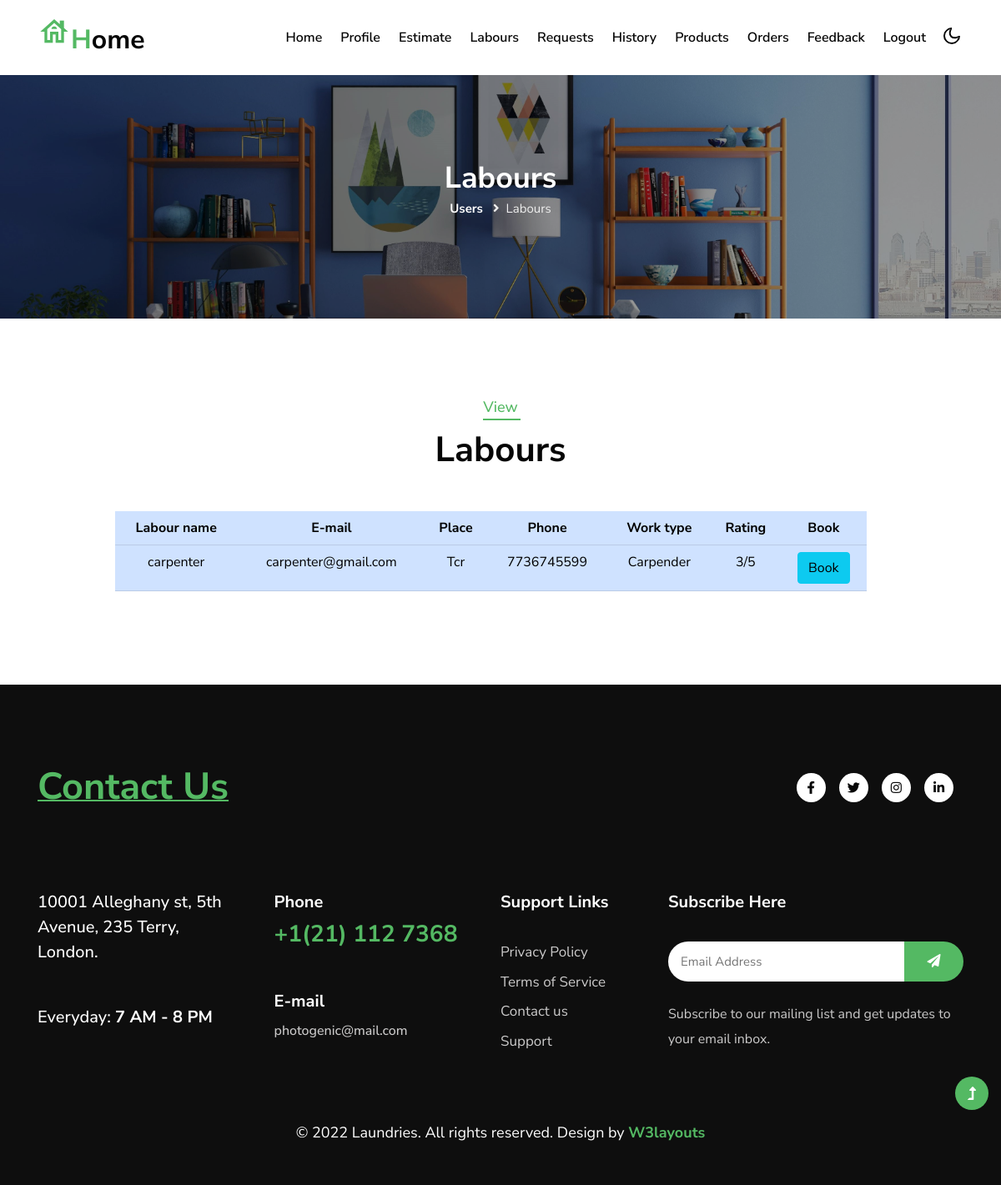
Page /user/user_vw_labours.php on the committed database.
### tables this page shows
CREATE TABLE `labour_reg` (
  `l_id` int(10) NOT NULL,
  `name` varchar(50) DEFAULT NULL,
  `email` varchar(50) DEFAULT NULL,
  `phonenumber` bigint(15) DEFAULT NULL,
  `place` varchar(100) DEFAULT NULL,
  `password` varchar(50) DEFAULT NULL,
  `purpose` varchar(50) DEFAULT NULL,
  `rating` int(10) DEFAULT 0,
  `outof` int(10) DEFAULT 0
);

### user/user_vw_labours.php (the view, shortened to what this page needs)
<?php
include "user_header.php";
$qry = "SELECT * FROM labour_reg ORDER BY(l_id)DESC";
$res = mysqli_query($con,$qry);
?>
    <section class="inner-banner py-5">
        <div class="w3l-breadcrumb py-lg-5">
            <div class="container pt-5 pb-sm-4 pb-2">
                <h4 class="inner-text-title font-weight-bold pt-5">Labours</h4>
                <ul class="breadcrumbs-custom-path">
                    <li><a href="user_home.php">Users</a></li>
                    <li class="active"><i class="fas fa-angle-right mx-2"></i>Labours</li>
                </ul>
            </div>
        </div>
    </section>
        <section class="w3l-w3l-contacts-12 py-5">
        <div class="contact-top py-lg-5 py-md-4 py-2">
            <div class="container">
                <div class="title-main text-center mx-auto mb-md-5 mb-4" style="max-width:500px;">
                <h5 class="sub-title">View</h5>
                    <h3 class="title-style">Labours</h3>
                </div>
                <div class="row d-flex justify-content-center align-items-center w-100">
                    <div class="col-md-10 contacts12-main">
                    <table class="table table-stripd table-primary text-center">
                        <tr>
                            <th>Labour name</th>
                            <th>E-mail</th>
                            <th>Place</th>
                            <th>Phone</th>
                            <th>Work type</th>
                            <th>Rating</th>
                            <th>Book</th>
                        </tr>
                        <?php
                            while($row = mysqli_fetch_array($res))
                            {
                                $cmp_id = $row['l_id'];
                                $qry_for_status = "SELECT * FROM login WHERE uid = $cmp_id AND utype = 'labours' AND status = 'Approved'";
                                $status_res = mysqli_query($con,$qry_for_status);
                                $status = mysqli_fetch_array($status_res);
                                if ($status != NULL)
                                {
                        ?>
                                <tr>
                                    <td><?php echo $row['name'] ?></td>
                                    <td><?php echo $row['email'] ?></td>
                                    <td><?php echo $row['place'] ?></td>
                                    <td><?php echo $row['phonenumber'] ?></td>
                                    <td><?php echo $row['purpose'] ?></td>
                                    <td><?php
                                    if($row['outof'] != 0) {
            echo ($row['rating'] / ($row['outof'] / 5)) ,"/",5;
        } else {
            echo "Not Rated";
        }
    ?>
</td>
                                    <td>
                                        <a href="user_book_page.php?lid=<?php echo $row['l_id'] ?>"><button class="btn btn-info">Book</button></a>
                                    </td>
                                </tr>
                        <?php
                                }
                            }
                        ?>
                    </table>
                    </div>
                </div>
            </div>
        </div>
    </section>
</body>
<?php
    include "../commonfooter.php";
?>
</html>

### rows in the picture
labour_reg: name "carpenter", email "carpenter@gmail.com", place "Tcr", phonenumber "7736745599", purpose "Carpender", $row['rating'] / ($row['outof'] / 5) "3"
